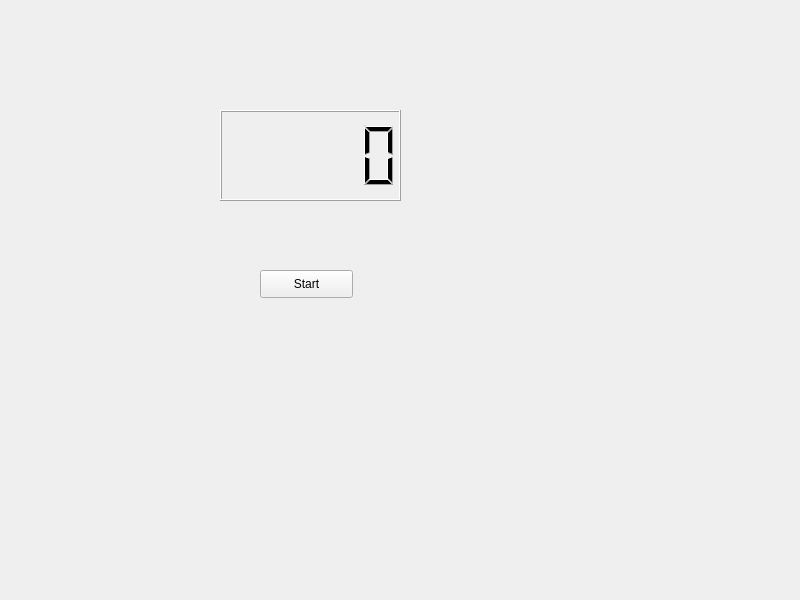
<?xml version="1.0" encoding="UTF-8"?>
<ui version="4.0">
 <class>MyWidget</class>
 <widget class="QWidget" name="MyWidget">
  <property name="geometry">
   <rect>
    <x>0</x>
    <y>0</y>
    <width>800</width>
    <height>600</height>
   </rect>
  </property>
  <property name="windowTitle">
   <string>MyWidget</string>
  </property>
  <widget class="QLCDNumber" name="lcdNumber">
   <property name="geometry">
    <rect>
     <x>220</x>
     <y>110</y>
     <width>181</width>
     <height>91</height>
    </rect>
   </property>
  </widget>
  <widget class="QPushButton" name="pushButton">
   <property name="geometry">
    <rect>
     <x>260</x>
     <y>270</y>
     <width>93</width>
     <height>28</height>
    </rect>
   </property>
   <property name="text">
    <string>Start</string>
   </property>
  </widget>
 </widget>
 <resources/>
 <connections/>
</ui>
